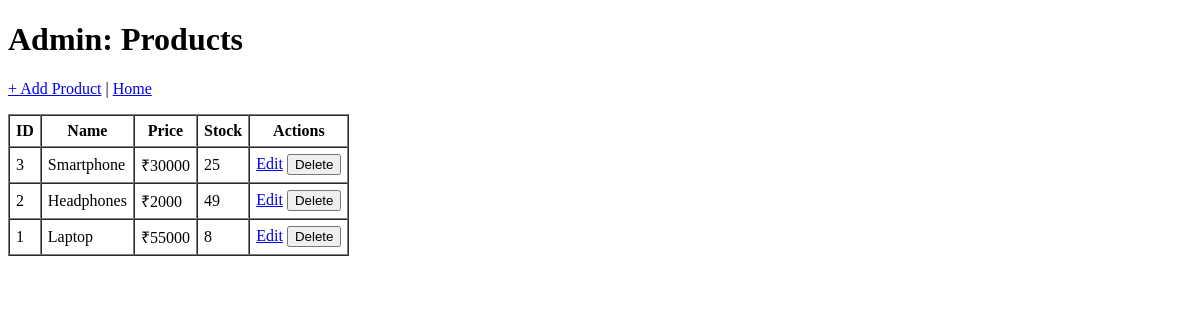
Page /admin/products (signed in) on the earlier database version.
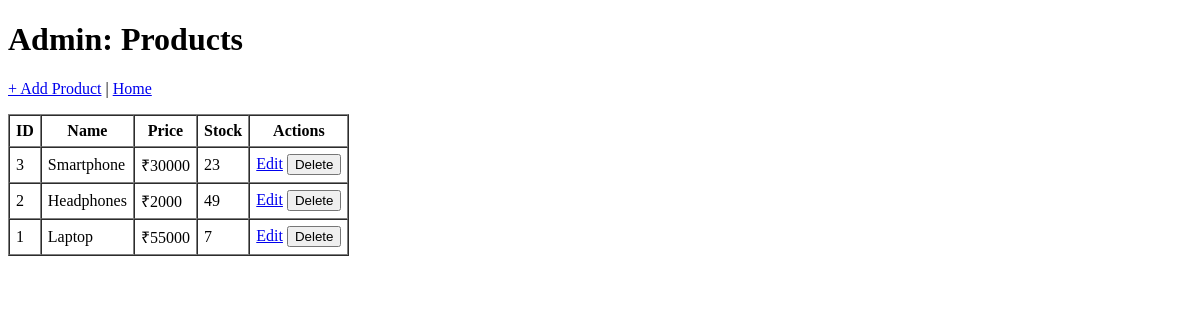
Same page on the later database version.
### app.py (models this page shows)
class Product(db.Model):
    id = db.Column(db.Integer, primary_key=True)
    name = db.Column(db.String(150), nullable=False)
    description = db.Column(db.Text, nullable=False)
    price = db.Column(db.Integer, nullable=False)
    stock = db.Column(db.Integer, default=0)
    image = db.Column(db.String(200), default="placeholder.jpg")

### app.py (the view)
@app.route("/admin/products")
@admin_required
def admin_products():
    products = Product.query.order_by(Product.id.desc()).all()
    return render_template("admin_products.html", products=products)

### app.py (called while the page is built)
@login_manager.user_loader
def load_user(user_id):
    return User.query.get(int(user_id))

def admin_required(func):
    from functools import wraps
    @wraps(func)
    def wrapper(*args, **kwargs):
        if not current_user.is_authenticated:
            return redirect(url_for("login"))
        if current_user.role != "admin":
            flash("Admin access required.", "warning")
            return redirect(url_for("home"))
        return func(*args, **kwargs)
    return wrapper

### templates/admin_products.html
<!DOCTYPE html>
<html>
<head><title>Admin - Products</title></head>
<body>
  <h1>Admin: Products</h1>
  <p><a href="{{ url_for('admin_add_product') }}">+ Add Product</a> | <a href="{{ url_for('home') }}">Home</a></p>
  <table border="1" cellpadding="6" cellspacing="0">
    <tr><th>ID</th><th>Name</th><th>Price</th><th>Stock</th><th>Actions</th></tr>
    {% for p in products %}
      <tr>
        <td>{{ p.id }}</td>
        <td>{{ p.name }}</td>
        <td>₹{{ p.price }}</td>
        <td>{{ p.stock }}</td>
        <td>
          <a href="{{ url_for('admin_edit_product', pid=p.id) }}">Edit</a>
          <form action="{{ url_for('admin_delete_product', pid=p.id) }}" method="post" style="display:inline;">
            <button type="submit" onclick="return confirm('Delete this product?')">Delete</button>
          </form>
        </td>
      </tr>
    {% endfor %}
  </table>
</body>
</html>

Differences in the rows shown:
changed Product "Smartphone": stock "25" → "23"
changed Product "Laptop": stock "8" → "7"
